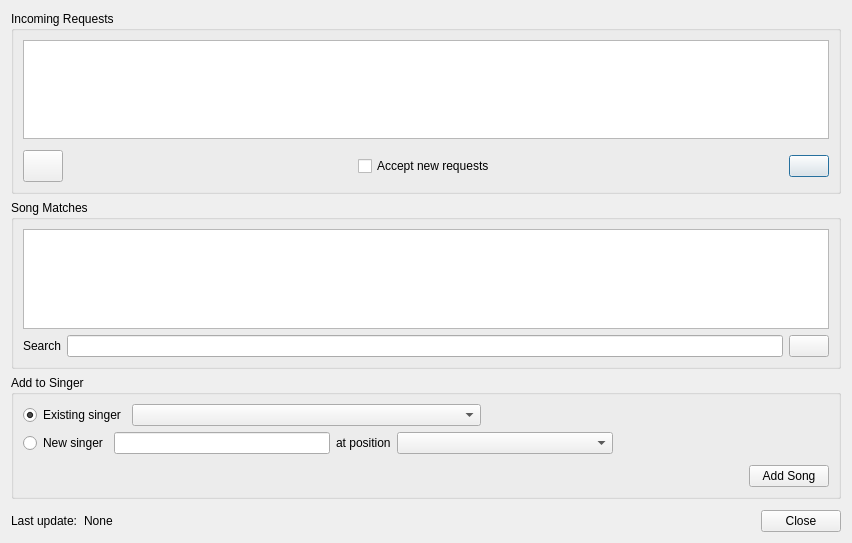
<?xml version="1.0" encoding="UTF-8"?>
<ui version="4.0">
 <class>DlgRequests</class>
 <widget class="QDialog" name="DlgRequests">
  <property name="geometry">
   <rect>
    <x>0</x>
    <y>0</y>
    <width>852</width>
    <height>543</height>
   </rect>
  </property>
  <property name="windowTitle">
   <string>Incoming Requests</string>
  </property>
  <layout class="QVBoxLayout" name="verticalLayout_3">
   <item>
    <widget class="QGroupBox" name="groupBoxRequests">
     <property name="title">
      <string>Incoming Requests</string>
     </property>
     <layout class="QVBoxLayout" name="verticalLayout_2">
      <item>
       <widget class="QTreeView" name="treeViewRequests">
        <property name="alternatingRowColors">
         <bool>true</bool>
        </property>
        <property name="rootIsDecorated">
         <bool>false</bool>
        </property>
        <property name="itemsExpandable">
         <bool>false</bool>
        </property>
        <property name="allColumnsShowFocus">
         <bool>true</bool>
        </property>
        <property name="wordWrap">
         <bool>true</bool>
        </property>
        <property name="expandsOnDoubleClick">
         <bool>false</bool>
        </property>
        <attribute name="headerCascadingSectionResizes">
         <bool>true</bool>
        </attribute>
       </widget>
      </item>
      <item>
       <layout class="QHBoxLayout" name="horizontalLayout_6">
        <property name="topMargin">
         <number>5</number>
        </property>
        <item>
         <widget class="QPushButton" name="pushButtonClearReqs">
          <property name="minimumSize">
           <size>
            <width>32</width>
            <height>32</height>
           </size>
          </property>
          <property name="focusPolicy">
           <enum>Qt::NoFocus</enum>
          </property>
          <property name="text">
           <string/>
          </property>
          <property name="icon">
           <iconset resource="resources.qrc">
            <normaloff>:/icons/Icons/edit-clear.png</normaloff>:/icons/Icons/edit-clear.png</iconset>
          </property>
         </widget>
        </item>
        <item>
         <spacer name="horizontalSpacer_6">
          <property name="orientation">
           <enum>Qt::Horizontal</enum>
          </property>
          <property name="sizeHint" stdset="0">
           <size>
            <width>40</width>
            <height>20</height>
           </size>
          </property>
         </spacer>
        </item>
        <item>
         <widget class="QCheckBox" name="checkBoxAccepting">
          <property name="text">
           <string>Accept new requests</string>
          </property>
         </widget>
        </item>
        <item>
         <spacer name="horizontalSpacer_5">
          <property name="orientation">
           <enum>Qt::Horizontal</enum>
          </property>
          <property name="sizeHint" stdset="0">
           <size>
            <width>40</width>
            <height>20</height>
           </size>
          </property>
         </spacer>
        </item>
        <item>
         <widget class="QPushButton" name="buttonRefresh">
          <property name="text">
           <string/>
          </property>
          <property name="icon">
           <iconset resource="resources.qrc">
            <normaloff>:/icons/Icons/view-refresh.png</normaloff>:/icons/Icons/view-refresh.png</iconset>
          </property>
         </widget>
        </item>
       </layout>
      </item>
     </layout>
    </widget>
   </item>
   <item>
    <widget class="QGroupBox" name="groupBoxSongDb">
     <property name="title">
      <string>Song Matches</string>
     </property>
     <layout class="QVBoxLayout" name="verticalLayout">
      <item>
       <widget class="QTableView" name="tableViewSearch">
        <property name="contextMenuPolicy">
         <enum>Qt::CustomContextMenu</enum>
        </property>
        <property name="alternatingRowColors">
         <bool>true</bool>
        </property>
        <property name="selectionMode">
         <enum>QAbstractItemView::SingleSelection</enum>
        </property>
        <property name="selectionBehavior">
         <enum>QAbstractItemView::SelectRows</enum>
        </property>
        <property name="sortingEnabled">
         <bool>true</bool>
        </property>
        <attribute name="horizontalHeaderCascadingSectionResizes">
         <bool>true</bool>
        </attribute>
        <attribute name="horizontalHeaderShowSortIndicator" stdset="0">
         <bool>true</bool>
        </attribute>
        <attribute name="horizontalHeaderStretchLastSection">
         <bool>true</bool>
        </attribute>
        <attribute name="verticalHeaderVisible">
         <bool>false</bool>
        </attribute>
       </widget>
      </item>
      <item>
       <layout class="QHBoxLayout" name="horizontalLayout">
        <item>
         <widget class="QLabel" name="label">
          <property name="text">
           <string>Search</string>
          </property>
         </widget>
        </item>
        <item>
         <widget class="QLineEdit" name="lineEditSearch"/>
        </item>
        <item>
         <widget class="QPushButton" name="pushButtonSearch">
          <property name="focusPolicy">
           <enum>Qt::NoFocus</enum>
          </property>
          <property name="text">
           <string/>
          </property>
          <property name="icon">
           <iconset resource="resources.qrc">
            <normaloff>:/icons/Icons/system-search.png</normaloff>:/icons/Icons/system-search.png</iconset>
          </property>
         </widget>
        </item>
       </layout>
      </item>
     </layout>
    </widget>
   </item>
   <item>
    <widget class="QGroupBox" name="groupBoxAddSong">
     <property name="title">
      <string>Add to Singer</string>
     </property>
     <layout class="QVBoxLayout" name="verticalLayout_4">
      <item>
       <layout class="QHBoxLayout" name="horizontalLayout_2">
        <item>
         <widget class="QRadioButton" name="radioButtonExistingSinger">
          <property name="text">
           <string>Existing singer</string>
          </property>
          <property name="checked">
           <bool>true</bool>
          </property>
         </widget>
        </item>
        <item>
         <widget class="QComboBox" name="comboBoxSingers">
          <property name="sizePolicy">
           <sizepolicy hsizetype="MinimumExpanding" vsizetype="Fixed">
            <horstretch>0</horstretch>
            <verstretch>0</verstretch>
           </sizepolicy>
          </property>
         </widget>
        </item>
        <item>
         <spacer name="horizontalSpacer">
          <property name="orientation">
           <enum>Qt::Horizontal</enum>
          </property>
          <property name="sizeHint" stdset="0">
           <size>
            <width>40</width>
            <height>20</height>
           </size>
          </property>
         </spacer>
        </item>
       </layout>
      </item>
      <item>
       <layout class="QHBoxLayout" name="horizontalLayout_3">
        <item>
         <widget class="QRadioButton" name="radioButtonNewSinger">
          <property name="text">
           <string>New singer</string>
          </property>
         </widget>
        </item>
        <item>
         <widget class="QLineEdit" name="lineEditSingerName"/>
        </item>
        <item>
         <widget class="QLabel" name="labelAddPos">
          <property name="sizePolicy">
           <sizepolicy hsizetype="Minimum" vsizetype="Preferred">
            <horstretch>0</horstretch>
            <verstretch>0</verstretch>
           </sizepolicy>
          </property>
          <property name="text">
           <string>at position</string>
          </property>
         </widget>
        </item>
        <item>
         <widget class="QComboBox" name="comboBoxAddPosition">
          <property name="sizePolicy">
           <sizepolicy hsizetype="MinimumExpanding" vsizetype="Fixed">
            <horstretch>0</horstretch>
            <verstretch>0</verstretch>
           </sizepolicy>
          </property>
         </widget>
        </item>
        <item>
         <spacer name="horizontalSpacer_2">
          <property name="orientation">
           <enum>Qt::Horizontal</enum>
          </property>
          <property name="sizeHint" stdset="0">
           <size>
            <width>40</width>
            <height>20</height>
           </size>
          </property>
         </spacer>
        </item>
       </layout>
      </item>
      <item>
       <layout class="QHBoxLayout" name="horizontalLayout_4">
        <property name="topMargin">
         <number>5</number>
        </property>
        <item>
         <spacer name="horizontalSpacer_3">
          <property name="orientation">
           <enum>Qt::Horizontal</enum>
          </property>
          <property name="sizeHint" stdset="0">
           <size>
            <width>40</width>
            <height>20</height>
           </size>
          </property>
         </spacer>
        </item>
        <item>
         <widget class="QPushButton" name="pushButtonAddSong">
          <property name="focusPolicy">
           <enum>Qt::NoFocus</enum>
          </property>
          <property name="text">
           <string>Add Song</string>
          </property>
         </widget>
        </item>
       </layout>
      </item>
     </layout>
    </widget>
   </item>
   <item>
    <layout class="QHBoxLayout" name="horizontalLayout_5">
     <property name="topMargin">
      <number>5</number>
     </property>
     <item>
      <widget class="QLabel" name="label_2">
       <property name="text">
        <string>Last update:</string>
       </property>
      </widget>
     </item>
     <item>
      <widget class="QLabel" name="labelLastUpdate">
       <property name="text">
        <string>None</string>
       </property>
      </widget>
     </item>
     <item>
      <spacer name="horizontalSpacer_4">
       <property name="orientation">
        <enum>Qt::Horizontal</enum>
       </property>
       <property name="sizeHint" stdset="0">
        <size>
         <width>40</width>
         <height>20</height>
        </size>
       </property>
      </spacer>
     </item>
     <item>
      <widget class="QPushButton" name="pushButtonClose">
       <property name="focusPolicy">
        <enum>Qt::NoFocus</enum>
       </property>
       <property name="text">
        <string>Close</string>
       </property>
      </widget>
     </item>
    </layout>
   </item>
  </layout>
 </widget>
 <resources>
  <include location="resources.qrc"/>
 </resources>
 <connections/>
</ui>
